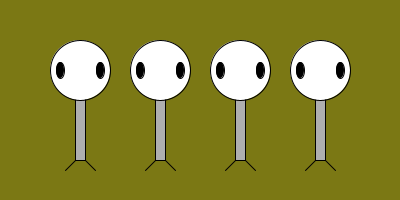
Frame 1 (no input)
Frame 60 (the mouse pressed at the canvas centre just before this capture): identical to frame 1, image omitted
Frame 120 (the mouse held since frame 60 and released just before this capture): identical to frame 1, image omitted

The Processing sketch that drew this single still picture (run headless with seeded random() and noise(); from frame 60 on, the mouse is pressed at the canvas centre):

// Processing sketch: eyesfunctions
// ── eyesfunctions.pde
// Eyes Functions 
int w = 60;
int h = 60;
int eyeSize = 8; // increase eye sizes to 16
int speed = 1;
int x = 100;

void setup() {
  size(400, 200);
}
void draw() {
  background(123,120,20);
  ellipseMode(CENTER);
  rectMode(CENTER);
  
  int y = height/2;
  for(int x = 80; x < width; x += 80) {
    
    stroke(0);  // eyes body
    fill(175);
    rect(x, y, w/6, h*2);
    
    stroke (0);   // eyes head
    fill(255);
    ellipse(x, y-h/2, w, h);
    
    fill(0);   // eyes eyes 
    ellipse(x - w/3, y - h/2, eyeSize, eyeSize*2);
    ellipse(x + w/3, y - h/2, eyeSize, eyeSize*2);
    
    stroke(0);    // eyes legs
    line(x - w/12, y+h, x-w/4, y+h+10);
    line(x + w/12, y+h, x+w/4, y+h+10);
  }
}
    
